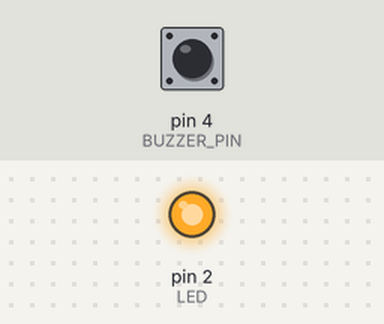
Simulated run of this program. Board: Arduino Nano, built with avr-gcc and run on an emulated ATmega328P. Shown: output pins drawn as LEDs (lit = HIGH). Inputs (shaded band) come from the test bench; at power-on: pin 4 (BUZZER_PIN) HIGH. No radio packets arrive unless stated.

Above: at 0.1 s.
At 2.1 s:
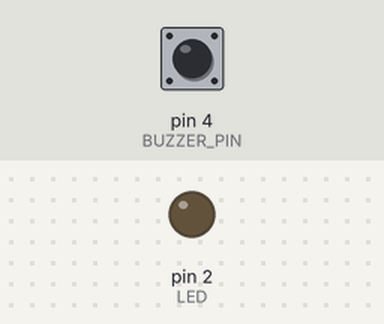
Timing chart, 0 to 3.6 s (numbered marks = the images above):
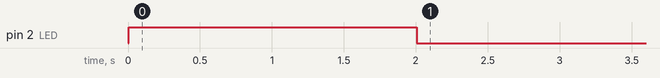

The program:

main.cpp
```cpp
//Libarys
#include <Arduino.h>
#include <SPI.h>
#include <RF24.h>

// Definitions

const char BUZZER_PIN = 4;
bool currentBuzzerState;
const bool pressed = false;

const char LED = 2;

const int MESSAGE = 2020;
//RED = 1010, YELLOW = 2020, GREEN = 3030, BLUE = 4040

RF24 radio(9, 10); // CE, CNS
const byte node_main = 01; //address of the main node


void setup() {
  //Serial.begin(9600);

  pinMode(BUZZER_PIN, INPUT_PULLUP);
  pinMode(LED, OUTPUT);

  radio.begin();
  radio.openWritingPipe(node_main);
  //How strong is the signal, higher means more energy, 10uf elektrolydkondensator necessary
  radio.setPALevel(RF24_PA_MAX);
  //radio.setPALevel(RF24_PA_MIN);
  radio.stopListening();

  digitalWrite(LED, HIGH);
  delay(2000);
  digitalWrite(LED, LOW);

  //Serial.println("booted");

}


void loop() {

  //Read button
  currentBuzzerState = digitalRead(BUZZER_PIN);
  //On PullUp False is a Button press
  if(currentBuzzerState == pressed) {
    //Serial.println("button pressed");
    //Do on button press
    radio.flush_tx();
    digitalWrite(LED, HIGH);
    radio.write(&MESSAGE, sizeof(MESSAGE));
    //Serial.println("green");
    //Serial.println(MESSAGE);
    delay(2000);
    digitalWrite(LED, LOW);

    //Wait till button is released
    while(digitalRead(BUZZER_PIN) == pressed) {
      //Do nothing while button is pressed
    }
  }


}
```
